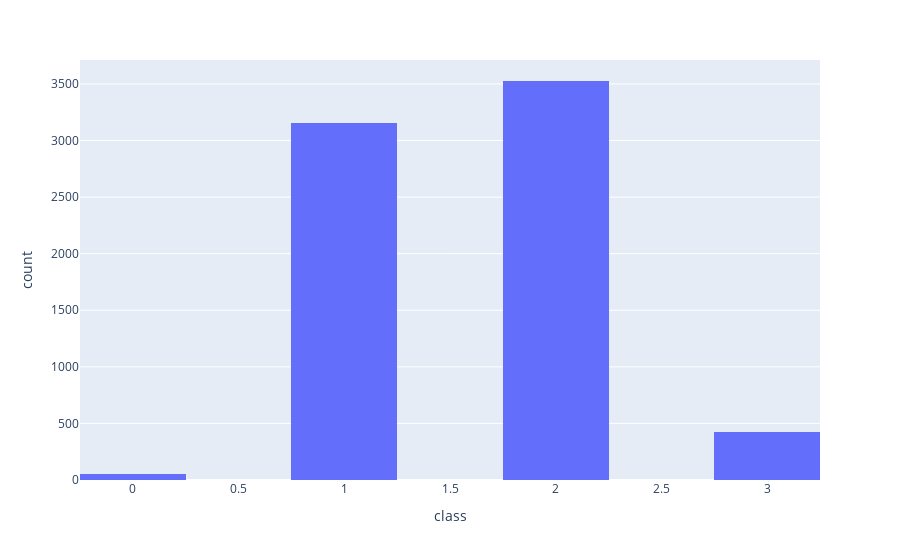

Notebook code for this chart:
### Code cell
fig = px.histogram(dataset, x="class", nbins=10)
fig.show()

### Figure 1 — Plotly figure (JSON) as saved in the notebook; plotly's stock layout.template omitted (floating-point values rounded to 4 significant figures; data arrays with more than 128 entries replaced by an {"elided": "..."} marker saying what was removed)
{"data": [{"alignmentgroup": "True", "bingroup": "x", "hovertemplate": "class=%{x}<br>count=%{y}<extra></extra>", "legendgroup": "", "marker": {"color": "#636efa"}, "name": "", "nbinsx": 10, "offsetgroup": "", "orientation": "v", "showlegend": false, "type": "histogram", "x": {"elided": "7154 int values"}, "xaxis": "x", "yaxis": "y"}], "layout": {"barmode": "relative", "legend": {"tracegroupgap": 0}, "margin": {"t": 60}, "xaxis": {"anchor": "y", "domain": [0, 1], "title": {"text": "class"}}, "yaxis": {"anchor": "x", "domain": [0, 1], "title": {"text": "count"}}}}
